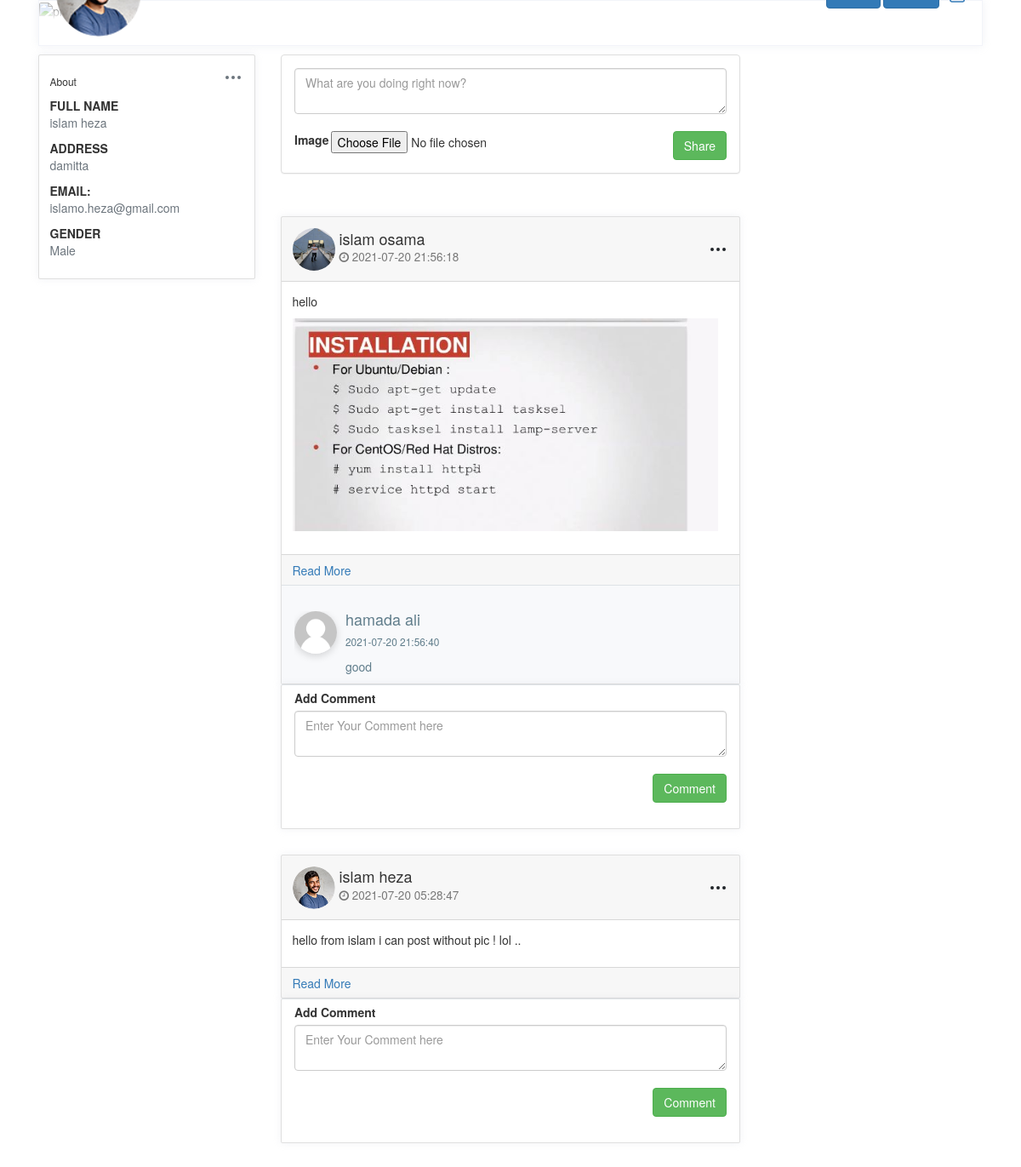
Page /index.php (signed in) on the committed database.
### tables this page shows
CREATE TABLE `users` (
  `User_Id` int(11) NOT NULL,
  `fname` varchar(30) NOT NULL,
  `lname` varchar(30) NOT NULL,
  `Username` varchar(30) NOT NULL,
  `Address` varchar(30) NOT NULL,
  `Email` varchar(30) NOT NULL,
  `Password` varchar(30) NOT NULL,
  `Gender` enum('Female','Male') NOT NULL,
  `Profile_Img` varchar(30) DEFAULT '1.png'
);

CREATE TABLE `posts` (
  `Post_Id` int(11) NOT NULL,
  `User_Id` int(11) NOT NULL,
  `Body` varchar(250) NOT NULL,
  `Image` varchar(30) NOT NULL,
  `Date` datetime DEFAULT NULL
);

CREATE TABLE `comments` (
  `Comment_Id` int(11) NOT NULL,
  `user_id` int(11) NOT NULL,
  `Post_Id` int(11) DEFAULT NULL,
  `Body` varchar(255) NOT NULL,
  `Date` datetime DEFAULT NULL
);

### viewprofile.php (called while the page is built)
<?php
$con = new PDO("mysql:host=localhost; dbname=Facebook","root","");
$data=$con->query("select * from users where User_Id={$_COOKIE['userid']}");
$profile=$data->fetch(PDO::FETCH_ASSOC);
?>

### classes/db.php (called while the page is built, shortened)
<?php
class db{
    private $dbname="Facebook";
    private $host="localhost";
    private $username="root";
    private $password="";
    private $connection=null;
    function __construct(){
        $this->server="mysql:host=$this->host;dbname=$this->dbname";
        $this->connection= new pdo($this->server,$this->username,$this->password);
    }
    public function getData($cols, $table ,$condition=1){
        return $this->connection->query("select $cols from $table where $condition");
     }
    public function getAllData($table ,$condition=1){
       return $this->connection->query("select * from $table where $condition ORDER BY date DESC");
    }
    public function innerJoin($query){
        return $this-> connection -> query($query);
    }
}
?>

### post/listpost.php (the view, shortened to what this page needs)
<div class="panel panel-default">
    <div class="panel-body">
    <div class="status-upload nopaddingbtm">
        <form action="./PostController.php" method="post" enctype="multipart/form-data">
        <textarea class="form-control" name="body" placeholder="What are you doing right now?"></textarea>
        <br>
        <ul class="nav nav-pills pull-left ">
            <li><label ><b>Image</b></label></li>
            <li><input type="file" name="postImg"></li>
        </ul>
        <button type="submit" name="addPost" class="btn btn-success pull-right" > Share</button>
        </form>
    </div>
    </div>
</div>
<?php
    require_once("./classes/db.php");
    $conn= new db();
    $allPosts=$conn->getAllData("posts");
    $user_id = $_COOKIE['userid'];
    while($post=$allPosts->fetch(PDO::FETCH_ASSOC)){
    $userData=$conn->getData("fname,lname,Profile_Img","users","User_Id={$post['User_Id']}");
    $user=$userData->fetch(PDO::FETCH_ASSOC);
echo "
    <div class='card rounded mt-5'>
        <div class='card-header'>
            <div class='d-flex align-items-center justify-content-between'>
                <div class='d-flex align-items-center py-2'>
                    <img class='img-xs rounded-circle' src='images/{$user['Profile_Img']}'style='width:50px; height:50px;' alt=''>
                    <div class='ml-2 '>
                    <h4 class='media-heading'>{$user['fname']} {$user['lname']}<br>
                    <small><i class='fa fa-clock-o'></i> {$post['Date']}</small> </h4>
                      </div>
                </div>
                <div class='dropdown'>
                    <button class='btn p-0' type='button' id='dropdownMenuButton2' data-toggle='dropdown' aria-haspopup='true' aria-expanded='false'>
                        <svg xmlns='http://www.w3.org/2000/svg' width='24' height='24' viewBox='0 0 24 24' fill='none' stroke='currentColor' stroke-width='2' stroke-linecap='round' stroke-linejoin='round' class='feather feather-more-horizontal icon-lg pb-3px'>
                            <circle cx='12' cy='12' r='1'></circle>
                            <circle cx='19' cy='12' r='1'></circle>
                            <circle cx='5' cy='12' r='1'></circle>
                        </svg>
                    </button>
                    <div class='dropdown-menu' aria-labelledby='dropdownMenuButton2'>
                        <a class='dropdown-item d-flex align-items-center' href='post.php?id={$post['Post_Id']}'>
                                <span class=''>View Post</span></a>";
                                echo "
                    </div>
                </div>
            </div>
        </div>
        <div class='card-body'>
            <p class='mb-3 tx-14'>{$post['Body']}</p>";
            if($post['Image']){
                echo "<img src='images/{$post['Image']}' width='500' height='250' class='mb-4' alt='postImg'> " ;};
                echo"
        </div>
        <div class='card-footer'>
            <div class='d-flex post-actions'>
            <a href ='post.php?id={$post['Post_Id']}'>Read More</a>
            </div>
        </div>
    ";
    $query = "select users.fname ,users.lname , users.Profile_Img  , comments.Body , comments.Date from users inner join comments on users.User_Id=comments.User_Id where comments.Post_Id ={$post['Post_Id']} order by date " ;
    $result = $conn -> innerJoin($query);
    $result -> execute();
   $result = $result ->fetchAll(PDO::FETCH_ASSOC);
   foreach($result as $comment){
  echo "
  <div class='col-md-12 commentsblock border-top '>
    <div class='media mt-5 ms-0'>
      <div class='media-left'>
      <img alt='img' src='images/{$comment['Profile_Img']}' style='width:50px; height:50px; border-radius:50% ;' class='media-object'>
        </div>
        <div class='media-body'>
        <h4 class='media-heading'>{$comment['fname']} {$comment['lname']}</h4>
        <small> {$comment['Date']} </small>
        <p class='mt-3'>{$comment['Body']}</p>
      </div>
    </div>
  </div>
";
  };
  echo "</div>
  <div class='col-md-12 border-top card rounded mb-5 pt-2'>
  <div class='status-upload'>
    <form method='post' action='comments/addComment.php?post_id={$post['Post_Id']}&user_id=$user_id' >
    <label>Add Comment</label>
      <textarea class='form-control' placeholder='Enter Your Comment here' name='body'></textarea>
      <br>
      <button type='submit' class='btn btn-success pull-right mb-5' name='add_comment'> Comment</button>
    </form>
  </div>
</div>";
};
    ?>

### Layouts/header.php (shortened to what this page needs)
<?php include("viewprofile.php")?>
<div class="row">
        <div class="col-12 grid-margin">
            <div class="profile-header">
                <div class="cover">
                    <div class="gray-shade"></div>
                    <figure>
                    </figure>
                    <div class="cover-body d-flex justify-content-between align-items-center">
                        <div>
                            <img class="profile-pic" width="100px" height="100px" src="images/<?php echo$profile['Profile_Img'];?>" alt="profile">
                        </div>
                        <div class="d-none d-md-block">
                        <a href="index.php" class="btn btn-primary">Home</a>
                        <a href="profile.php" class="btn btn-primary">Profile</a>
                            <a href="logout.php">
                           </a>
                        </div>
                    </div>
                </div>
                <div class="header-links">
                </div>
            </div>
        </div>
    </div>

### Layouts/LeftSide.php (shortened to what this page needs)
<?php include("viewprofile.php")?>
<div class="d-none d-md-block col-md-4 col-xl-3 left-wrapper">
            <div class="card rounded">
                <div class="card-body">
                    <div class="d-flex align-items-center justify-content-between mb-2">
                        <h6 class="card-title mb-0">About</h6>
                        <div class="dropdown">
                            <button class="btn p-0" type="button" id="dropdownMenuButton" data-toggle="dropdown" aria-haspopup="true" aria-expanded="false">
                            </button>
                        </div>
                    </div>
                    <div class="mt-3">
                        <label class="tx-11 font-weight-bold mb-0 text-uppercase">Full Name</label>
                        <p class="text-muted"><?php echo $profile['fname']." ".$profile['lname']?></p>
                    </div>
                    <div class="mt-3">
                        <label class="tx-11 font-weight-bold mb-0 text-uppercase">Address</label>
                        <p class="text-muted"><?php echo $profile['Address']?></p>
                    </div>
                    <div class="mt-3">
                        <label class="tx-11 font-weight-bold mb-0 text-uppercase">Email:</label>
                        <p class="text-muted"><?php echo $profile['Email']?></p>
                    </div>
                    <div class="mt-3">
                        <label class="tx-11 font-weight-bold mb-0 text-uppercase">Gender</label>
                        <p class="text-muted"><?php echo $profile['Gender']?></p>
                    </div>
                </div>
            </div>
        </div>

### Css/index.css (style rules this page uses)
body { background-color: #f9fafb; margin-top:20px; }
.profile-page .profile-header { box-shadow: 0 0 10px 0 rgba(183, 192, 206, 0.2); border: 1px solid #f2f4f9; }
.profile-page .profile-header .cover { position: relative; border-radius: .25rem .25rem 0 0; }
.profile-page .profile-header .cover figure { margin-bottom: 0; }
.profile-page .profile-header .cover .gray-shade { position: absolute; top: 0; left: 0; width: 100%; height: 100%; z-index: 1; background: linear-gradient(rgba(255, 255, 255, 0.1), #fff 99%); }
.profile-page .profile-header .cover .cover-body { position: absolute; bottom: -20px; left: 0; z-index: 2; width: 100%; padding: 0 20px; }
.profile-page .profile-header .cover .cover-body .profile-pic { border-radius: 50%; width: 100px; }
.profile-page .profile-header .header-links { padding: 15px; display: -webkit-flex; display: flex; -webkit-justify-content: center; justify-content: center; background: #fff; border-radius: 0 0 .25rem .25rem; }
.img-xs { width: 37px; height: 37px; }
.rounded-circle { border-radius: 50% !important; }
img { vertical-align: middle; border-style: none; }
.card-header:first-child { border-radius: 0 0 0 0; }
.card-header { padding: 0.875rem 1.5rem; margin-bottom: 0; background-color: rgba(0, 0, 0, 0); border-bottom: 1px solid #f2f4f9; }
.card-footer:last-child { border-radius: 0 0 0 0; }
.card-footer { padding: 0.875rem 1.5rem; background-color: rgba(0, 0, 0, 0); border-top: 1px solid #f2f4f9; }
.grid-margin { margin-bottom: 1rem; }
.card { box-shadow: 0 0 10px 0 rgba(183, 192, 206, 0.2); -webkit-box-shadow: 0 0 10px 0 rgba(183, 192, 206, 0.2); -moz-box-shadow: 0 0 10px 0 rgba(183, 192, 206, 0.2); -ms-box-shadow: 0 0 10px 0 rgba(183, 192, 206, 0.2); }
.rounded { border-radius: 0.25rem !important; }
.card { position: relative; display: flex; flex-direction: column; min-width: 0; word-wrap: break-word; background-color: #fff; background-clip: border-box; border: 1px solid #f2f4f9; border-radius: 0.25rem; }
.commentsblock { background: #f8f9fb; }
.nopaddingbtm { margin-bottom: 0 }
.panel { box-shadow: 0px 2px 10px 0 rgba(0, 0, 0, 0.05); -moz-box-shadow: 0px 2px 10px 0 rgba(0, 0, 0, 0.05); -webkit-box-shadow: 0px 2px 10px 0 rgba(0, 0, 0, 0.05); -ms-box-shadow: 0px 2px 10px 0 rgba(0, 0, 0, 0.05); transition: all ease 0.5s; -moz-transition: all ease 0.5s; -webkit-transition: all ease 0.5s; -ms-transition: all ease 0.5s; margin-bottom: 35px; border-radius: 0px; position: relative; border: 0; display: inline-block; width: 100%; }
.progress-bar-success, .status.active, .panel-green, .panel-green > .panel-heading, .btn-success, .fc-event, .badge.green, .event_green { color: white; background-color: #8BC34A; }
.media-object { max-width: 50px; border-radius: 50px; box-shadow: 0px 3px 10px 0 rgba(0, 0, 0, 0.15); -moz-box-shadow: 0px 3px 10px 0 rgba(0, 0, 0, 0.15); -webkit-box-shadow: 0px 3px 10px 0 rgba(0, 0, 0, 0.15); -ms-box-shadow: 0px 3px 10px 0 rgba(0, 0, 0, 0.15); }
.media:first-child { margin-top: 15px; }
.media-object { display: block; }
.media-body { color: #607D8B; overflow: visible; }

### rows in the picture
users: Profile_Img (picture), fname "islam", lname "heza", Address "damitta", Email "islamo.heza@gmail.com", Gender "Male"
posts: User_Id.Profile_Img (picture), User_Id.fname "islam", User_Id.lname "osama", Date "2021-07-20 21:56:18", Body "hello", Image (picture)
comments: user.Profile_Img (picture), user.fname "hamada", user.lname "ali", Date "2021-07-20 21:56:40", Body "good"
posts: User_Id.Profile_Img (picture), User_Id.fname "islam", User_Id.lname "heza", Date "2021-07-20 05:28:47", Body "hello from islam i can post without pic ! lol .."
